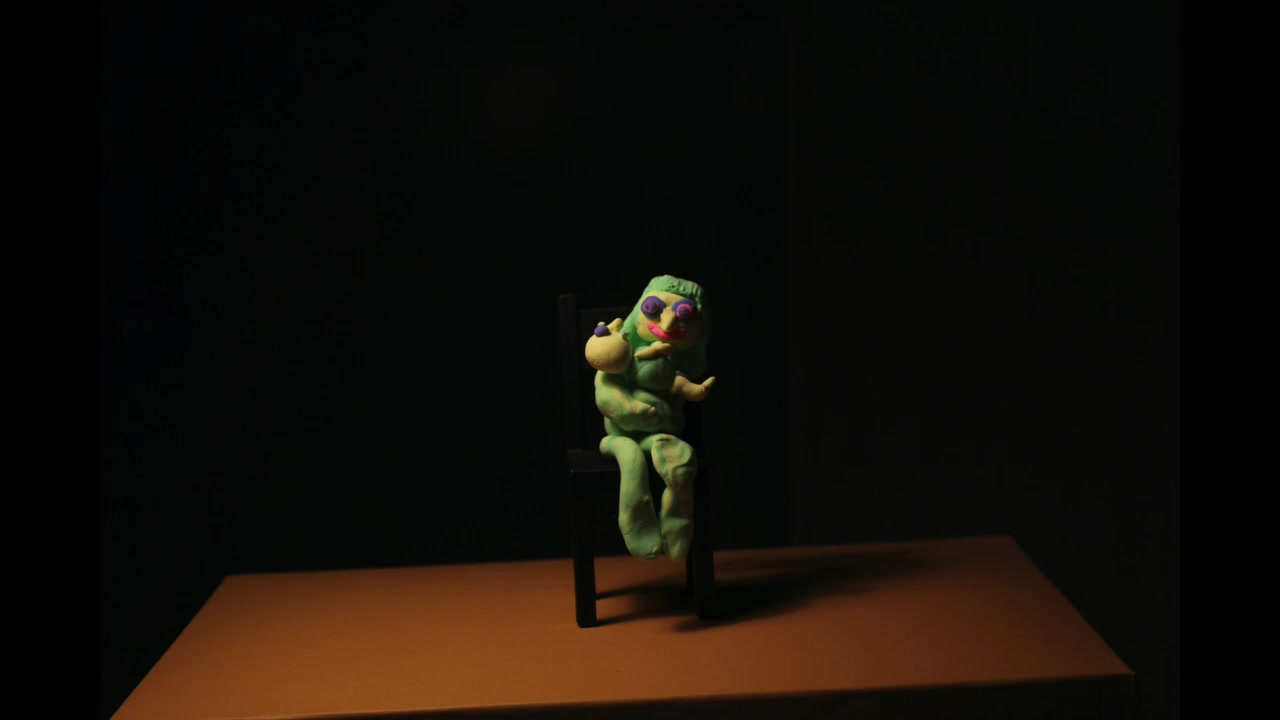
#> input picture sample-inputs/input-baby/frame_00000001.JPG, 1280 x 720 px
$ python -i video_stabilization.py   (imports and definitions only)
#> lines starting #> are read from the running program, lines starting #| are printed output that depends on the picture
# Import numpy and OpenCV
import numpy as np
import cv2


def movingAverage(curve, radius):
    window_size = 2 * radius + 1
    # Define the filter
    f = np.ones(window_size)/window_size
    # Add padding to the boundaries
    curve_pad = np.lib.pad(curve, (radius, radius), 'edge')
    # Apply convolution
    curve_smoothed = np.convolve(curve_pad, f, mode='same')
    # Remove padding
    curve_smoothed = curve_smoothed[radius:-radius]
    # return smoothed curve
    return curve_smoothed


def smooth(trajectory, smoothing_radius):
    smoothed_trajectory = np.copy(trajectory)
    # Filter the x, y and angle curves
    for i in range(3):
        smoothed_trajectory[:, i] = movingAverage(
            trajectory[:, i], radius=smoothing_radius)

    return smoothed_trajectory


def fixBorder(frame):
    s = frame.shape
    # Scale the image 4% without moving the center
    T = cv2.getRotationMatrix2D((s[1]/2, s[0]/2), 0, 1.04)
    frame = cv2.warpAffine(frame, T, (s[1], s[0]))
    return frame


def stabilize(input, output, smoothing_radius=5):
    # The larger the more stable the video, but less reactive to sudden panning

    # Read input video
    cap = cv2.VideoCapture(input+'/%03d.JPG', cv2.CAP_IMAGES)

    # Get frame count
    n_frames = int(cap.get(cv2.CAP_PROP_FRAME_COUNT))

    # Get width and height of video stream
    w = int(cap.get(cv2.CAP_PROP_FRAME_WIDTH))
    h = int(cap.get(cv2.CAP_PROP_FRAME_HEIGHT))

    # Get frames per second (fps)
    fps = 5  # Manually define fps since it's an image seq

    # Define the codec for output video
    fourcc = cv2.VideoWriter_fourcc('m', 'p', '4', 'v')

    # Set up output video
    out = cv2.VideoWriter(output, fourcc, fps, (w, h))

    # Read first frame
    _, prev = cap.read()

    # Convert frame to grayscale
    prev_gray = cv2.cvtColor(prev, cv2.COLOR_BGR2GRAY)

    # Pre-define transformation-store array
    transforms = np.zeros((n_frames-1, 3), np.float32)

    for i in range(n_frames-2):
        # Detect feature points in previous frame
        prev_pts = cv2.goodFeaturesToTrack(prev_gray,
                                           maxCorners=200,
                                           qualityLevel=0.01,
                                           minDistance=30,
                                           blockSize=3)

        # Read next frame
        success, curr = cap.read()
        if not success:
            break

        # Convert to grayscale
        curr_gray = cv2.cvtColor(curr, cv2.COLOR_BGR2GRAY)

        # Calculate optical flow (i.e. track feature points)
        curr_pts, status, err = cv2.calcOpticalFlowPyrLK(
            prev_gray, curr_gray, prev_pts, None)

        # Sanity check
        assert prev_pts.shape == curr_pts.shape

        # Filter only valid points
        idx = np.where(status == 1)[0]
        prev_pts = prev_pts[idx]
        curr_pts = curr_pts[idx]

        # Find transformation matrix
        # will work with OpenCV>3.0
        m, _ = cv2.estimateAffine2D(prev_pts, curr_pts)

        # Extract traslation
        dx = m[0, 2]
        dy = m[1, 2]

        # Extract rotation angle
        da = np.arctan2(m[1, 0], m[0, 0])

        # Store transformation
        transforms[i] = [dx, dy, da]

        # Move to next frame
        prev_gray = curr_gray

        print("Frame: " + str(i) + "/" + str(n_frames) +
              " -  Tracked points : " + str(len(prev_pts)))

    # Compute trajectory using cumulative sum of transformations
    trajectory = np.cumsum(transforms, axis=0)

    # Create variable to store smoothed trajectory
    smoothed_trajectory = smooth(trajectory, smoothing_radius)

    # Calculate difference in smoothed_trajectory and trajectory
    difference = smoothed_trajectory - trajectory

    # Calculate newer transformation array
    transforms_smooth = transforms + difference

    # Reset stream to first frame
    cap.set(cv2.CAP_PROP_POS_FRAMES, 0)

    # Write n_frames-1 transformed frames
    for i in range(n_frames-2):
        # Read next frame
        success, frame = cap.read()
        if not success:
            break

        # Extract transformations from the new transformation array
        dx = transforms_smooth[i, 0]
        dy = transforms_smooth[i, 1]
        da = transforms_smooth[i, 2]

        # Reconstruct transformation matrix accordingly to new values
        m = np.zeros((2, 3), np.float32)
        m[0, 0] = np.cos(da)
        m[0, 1] = -np.sin(da)
        m[1, 0] = np.sin(da)
        m[1, 1] = np.cos(da)
        m[0, 2] = dx
        m[1, 2] = dy

        # Apply affine wrapping to the given frame
        frame_stabilized = cv2.warpAffine(frame, m, (w, h))

        # Fix border artifacts
        frame_stabilized = fixBorder(frame_stabilized)

        cv2.waitKey(10)
        out.write(frame_stabilized)

    # Release video
    cap.release()
    out.release()
    # Close windows
    cv2.destroyAllWindows()

>>> import cv2
>>> picture = cv2.imread('sample-inputs/input-baby/frame_00000001.JPG', cv2.IMREAD_GRAYSCALE)
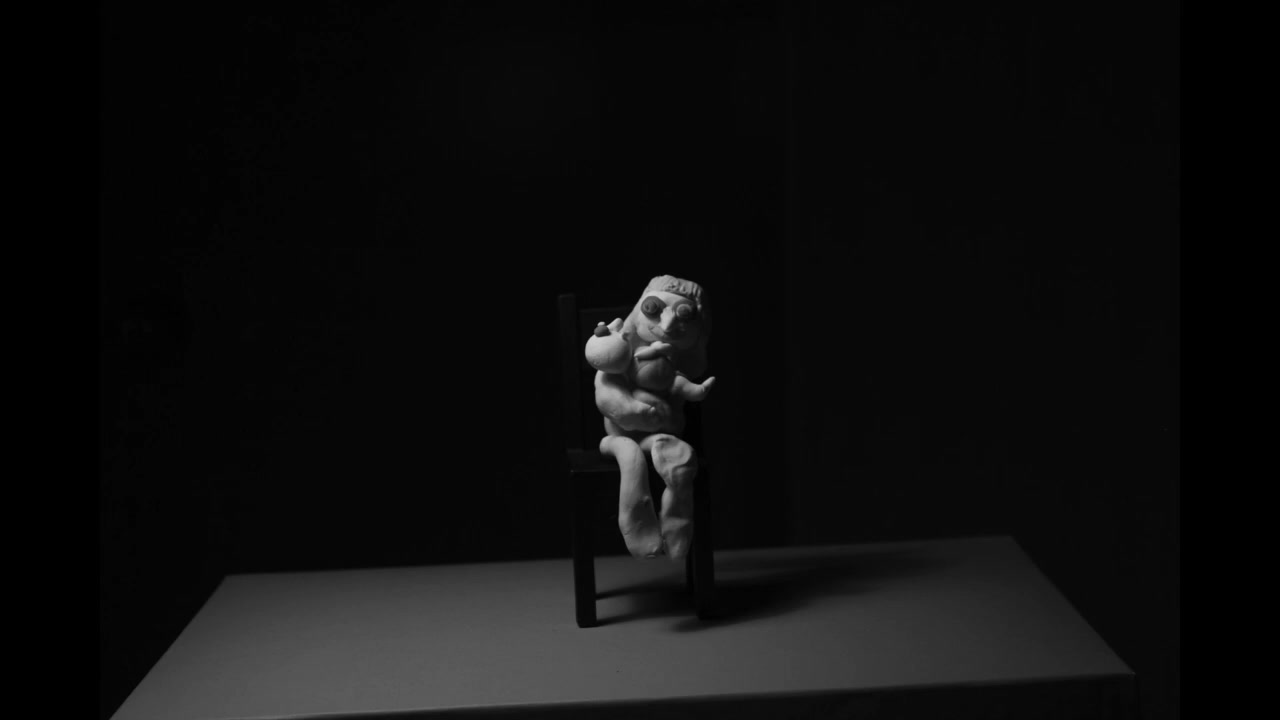
#> picture: shape (720, 1280); min 0, max 208, mean 14.5
>>> result = stabilize(picture, 'out.png')
#> (the run stopped early here; a loop or call above may not have finished)
